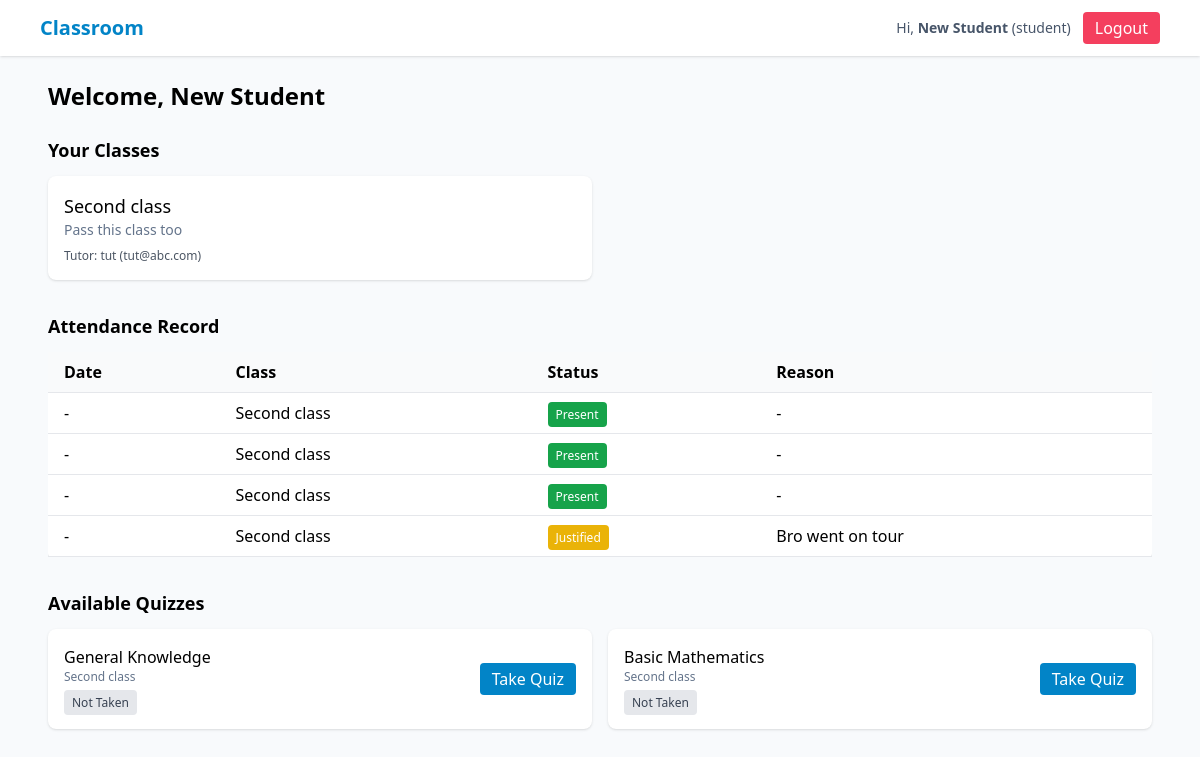
The page /student (signed in) on the database as committed earlier.
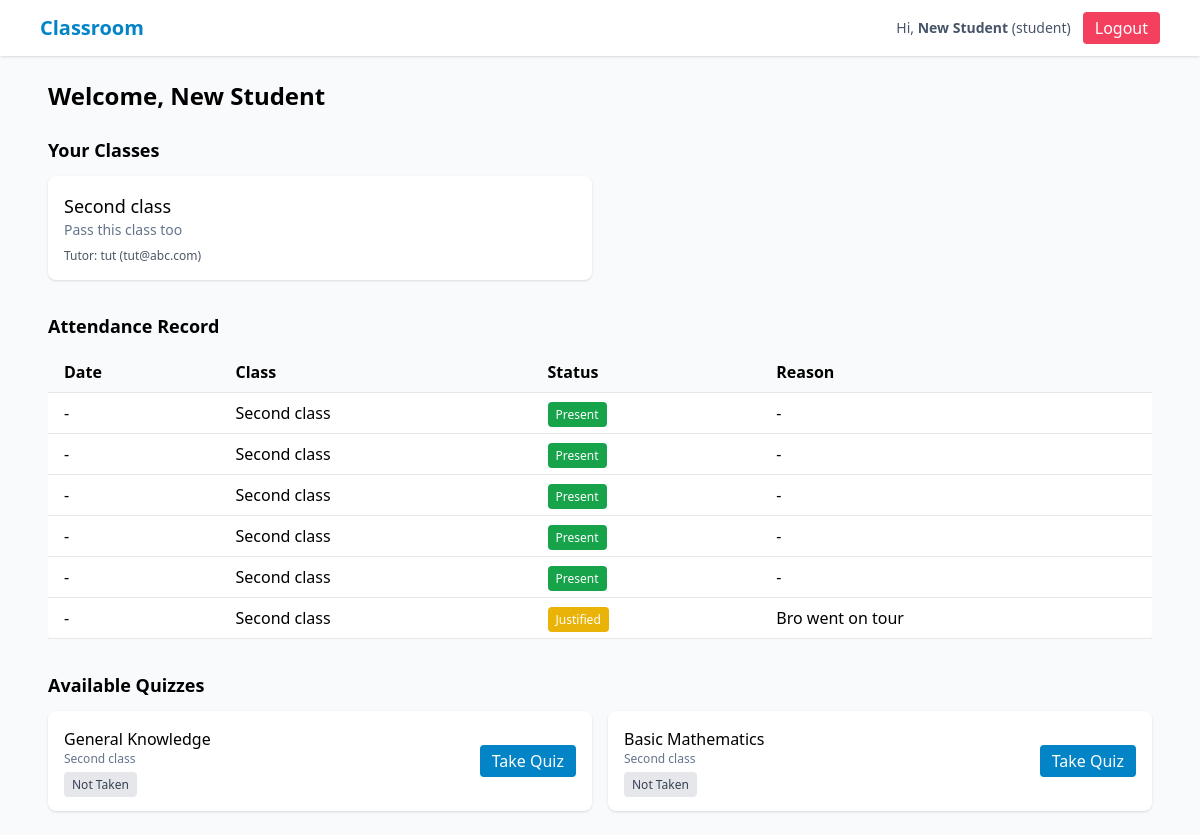
The same page on the database as committed later.
### tables this page shows
CREATE TABLE classes (
      id INTEGER PRIMARY KEY AUTOINCREMENT,
      title TEXT NOT NULL,
      description TEXT,
      tutor_id INTEGER NOT NULL,
      created_at TEXT NOT NULL,
      FOREIGN KEY(tutor_id) REFERENCES users(id) ON DELETE CASCADE
    );

CREATE TABLE users (
      id INTEGER PRIMARY KEY AUTOINCREMENT,
      name TEXT NOT NULL,
      email TEXT UNIQUE NOT NULL,
      password_hash TEXT NOT NULL,
      role TEXT NOT NULL CHECK(role IN ('admin','tutor','student')),
      created_at TEXT NOT NULL
    );

CREATE TABLE attendance (
      id INTEGER PRIMARY KEY AUTOINCREMENT,
      class_id INTEGER NOT NULL,
      student_id INTEGER NOT NULL,
      status TEXT NOT NULL CHECK(status IN ('present','absent','justified')),
      reason TEXT,
      marked_by INTEGER NOT NULL, -- tutor id
      marked_at TEXT NOT NULL,
      FOREIGN KEY(class_id) REFERENCES classes(id) ON DELETE CASCADE,
      FOREIGN KEY(student_id) REFERENCES users(id) ON DELETE CASCADE,
      FOREIGN KEY(marked_by) REFERENCES users(id) ON DELETE CASCADE
    );

CREATE TABLE quizzes (
      id INTEGER PRIMARY KEY AUTOINCREMENT,
      class_id INTEGER NOT NULL,
      title TEXT NOT NULL,
      description TEXT,
      created_by INTEGER NOT NULL,
      created_at TEXT NOT NULL,
      FOREIGN KEY(class_id) REFERENCES classes(id) ON DELETE CASCADE,
      FOREIGN KEY(created_by) REFERENCES users(id) ON DELETE SET NULL
    );

### app.py (the view)
@app.route("/student")
@login_required
def student_dashboard():
    if current_user.role != "student":
        flash("Forbidden","danger")
        return redirect(url_for("index"))
    classes = DB.get_classes_for_student(current_user.id)
    attendance = DB.get_student_attendance(current_user.id)
    quizzes = DB.get_student_quizzes(current_user.id)
    return render_template(
        "student_dashboard.html",
        classes=classes,
        attendance=attendance,
        quizzes=quizzes
    )

### app.py (called while the page is built)
@login_manager.user_loader
def load_user(user_id):
    row = DB.get_user_by_id(int(user_id))
    if row:
        return User(row)
    return None

### db.py (called while the page is built)
def get_connection():
    conn = sqlite3.connect(DB_PATH, timeout=5, detect_types=sqlite3.PARSE_DECLTYPES, check_same_thread=False)
    conn.row_factory = sqlite3.Row
    conn.execute("PRAGMA foreign_keys = ON;")
    return conn

def get_user_by_id(uid: int) -> Optional[sqlite3.Row]:
    conn = get_connection()
    cur = conn.cursor()
    cur.execute("SELECT * FROM users WHERE id = ?", (uid,))
    r = cur.fetchone()
    conn.close()
    return r

def get_classes_for_student(student_id: int):
    conn = get_connection()
    cur = conn.cursor()
    cur.execute("""
      SELECT c.*, u.name AS tutor_name, u.email AS tutor_email
      FROM classes c
      JOIN enrollments e ON e.class_id = c.id
      JOIN users u ON u.id = c.tutor_id
      WHERE e.user_id = ?
    """, (student_id,))
    rows = cur.fetchall()
    conn.close()
    return rows

### templates/student_dashboard.html (shortened to what this page needs)
{% extends "base.html" %}
{% block content %}
<h2 class="text-2xl font-bold mb-6">Welcome, {{ current_user.name }}</h2>
<section class="mb-8">
  <h3 class="text-lg font-semibold mb-3">Your Classes</h3>
  {% if classes %}
  <div class="grid md:grid-cols-2 gap-4">
    {% for c in classes %}
    <div class="bg-white rounded-lg shadow p-4 hover:shadow-lg transition">
      <h4 class="font-medium text-lg">{{ c.title }}</h4>
      <p class="text-sm text-slate-500 mb-2">{{ c.description or 'No description' }}</p>
      <p class="text-xs text-gray-600">Tutor: {{ c.tutor_name }} ({{ c.tutor_email }})</p>
    </div>
    {% endfor %}
  </div>
  {% else %}
  <p class="text-slate-500">You are not enrolled in any classes.</p>
  {% endif %}
</section>
<section class="mb-8">
  <h3 class="text-lg font-semibold mb-3">Attendance Record</h3>
  {% if attendance %}
  <div class="overflow-x-auto">
    <table class="min-w-full bg-white rounded shadow">
      <thead class="bg-gray-50 border-b">
        <tr>
          <th class="py-2 px-4 text-left">Date</th>
          <th class="py-2 px-4 text-left">Class</th>
          <th class="py-2 px-4 text-left">Status</th>
          <th class="py-2 px-4 text-left">Reason</th>
        </tr>
      </thead>
      <tbody>
        {% for a in attendance %}
        <tr class="border-b hover:bg-gray-50 transition">
          <td class="py-2 px-4">{{ a.date or '-' }}</td>
          <td class="py-2 px-4">{{ a.class_title }}</td>
          <td class="py-2 px-4">
            {% if a.status == 'present' %}
              <span class="px-2 py-1 rounded text-white bg-green-600 text-xs">Present</span>
            {% elif a.status == 'absent' %}
              <span class="px-2 py-1 rounded text-white bg-red-600 text-xs">Absent</span>
            {% elif a.status == 'justified' %}
              <span class="px-2 py-1 rounded text-white bg-yellow-500 text-xs">Justified</span>
            {% else %}
              <span class="text-gray-500 text-xs">-</span>
            {% endif %}
          </td>
          <td class="py-2 px-4">{{ a.reason or '-' }}</td>
        </tr>
        {% endfor %}
      </tbody>
    </table>
  </div>
  {% else %}
  <p class="text-slate-500">No attendance records yet.</p>
  {% endif %}
</section>
<section>
  <h3 class="text-lg font-semibold mb-3">Available Quizzes</h3>
  {% if quizzes %}
  <div class="grid md:grid-cols-2 gap-4">
    {% for q in quizzes %}
    <div class="bg-white rounded-lg shadow p-4 flex justify-between items-center hover:shadow-lg transition">
      <div>
        <h4 class="font-medium">{{ q.title }}</h4>
        <p class="text-xs text-slate-500 mb-1">{{ q.class_title }}</p>
        {% if q.score is not none %}
          <span class="px-2 py-1 bg-green-600 text-white text-xs rounded">Completed {{ q.score }}%</span>
        {% else %}
          <span class="px-2 py-1 bg-gray-200 text-gray-700 text-xs rounded">Not Taken</span>
        {% endif %}
      </div>
      <div class="flex gap-2">
        {% if q.score is none %}
        <a href="{{ url_for('take_quiz', quiz_id=q.id) }}" class="px-3 py-1 bg-sky-600 text-white rounded hover:bg-sky-700 transition">Take Quiz</a>
        {% else %}
        <a href="{{ url_for('quiz_results', quiz_id=q.id) }}" class="px-3 py-1 bg-slate-100 text-gray-700 rounded hover:bg-slate-200 transition">View Results</a>
        {% endif %}
      </div>
    </div>
    {% endfor %}
  </div>
  {% else %}
  <p class="text-slate-500">No quizzes available.</p>
  {% endif %}
</section>
{% endblock %}

Rows that differ between the two databases and show on the page:
added attendance: date "-", class_title "Second class", status "Present", reason "-"
added attendance: date "-", class_title "Second class", status "Present", reason "-"
